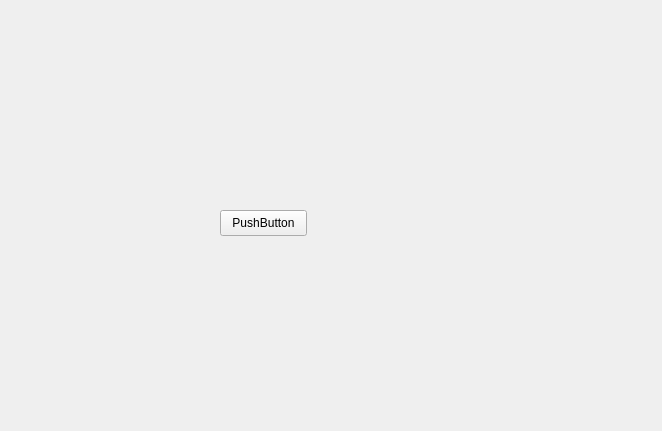
<?xml version="1.0" encoding="UTF-8"?>
<ui version="4.0">
 <class>Widget</class>
 <widget class="QWidget" name="Widget">
  <property name="geometry">
   <rect>
    <x>0</x>
    <y>0</y>
    <width>662</width>
    <height>431</height>
   </rect>
  </property>
  <property name="windowTitle">
   <string>Widget</string>
  </property>
  <widget class="QPushButton" name="pushButton">
   <property name="geometry">
    <rect>
     <x>220</x>
     <y>210</y>
     <width>87</width>
     <height>26</height>
    </rect>
   </property>
   <property name="text">
    <string>PushButton</string>
   </property>
  </widget>
 </widget>
 <resources/>
 <connections/>
</ui>
